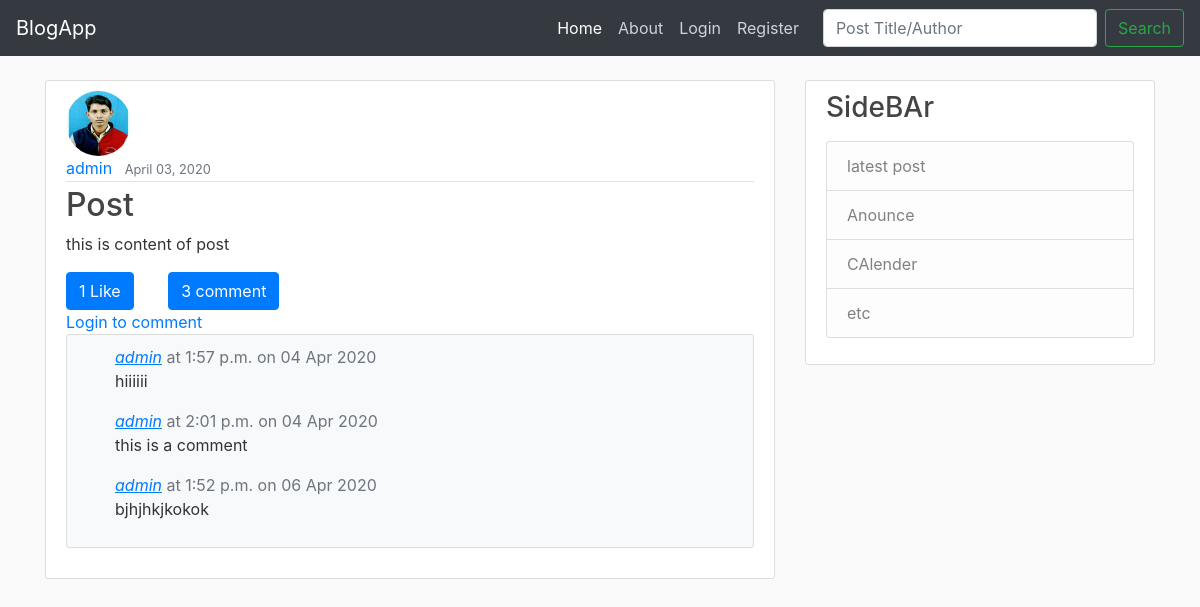
The page /post/13/ on the database its author committed.
### blogapp/models.py (models this page shows, shortened)
class Post(models.Model):
    title = models.CharField(max_length=100)
    content = models.TextField()
    date_posted = models.DateTimeField(default=timezone.now)
    author = models.ForeignKey(User, on_delete=models.CASCADE)

class Comment(models.Model):
    comment_by = models.ForeignKey(User, on_delete=models.CASCADE)
    for_post = models.ForeignKey(Post, on_delete=models.CASCADE, related_name='comments')
    date_cmt = models.DateTimeField(default=timezone.now)
    msg = models.CharField(max_length=160, null=True)

### users/models.py (models this page shows, shortened)
class Profile(models.Model):
    user = models.OneToOneField(User, on_delete=models.CASCADE)
    image = models.ImageField(default='default.jpg', upload_to='profile_pics')

### blogapp/views.py (the view)
# urls.py: path('post/<int:pk>/', PostDetail.as_view(), name='post-detail'),
class PostDetail(DetailView):
    model = Post

### blogapp/templates/blogapp/post_detail.html (shortened to what this page needs)
{% extends 'blogapp/base.html'%}
{% block content %}
    <article class="content-section">
        <img class="rounded-circle article-img" src="{{object.author.profile.image.url}}" alt="profile Pic">
        <div class="media-body">
            <div class="article-metadata">
                <a class="mr-2" href="{% url 'user-posts' object.author.username %}">{{object.author}} </a>
                <small class="text-muted">{{object.date_posted|date:"F d, Y"}}</small>
            </div>
        <h2 class="article-title">{{object.title}}</h2>
        <p class="article-content">{{object.content}}</p>
        <div id="lc{{post.id}}">
            <button id="like{{object.id}}" data-catid="{{object.id}}" class="btn btn-primary" type="button">
            <span id='like_count{{object.id}}'>{{object.likes.count}}</span> Like{{object.likes.count|pluralize}}
            </button>
            <a href="#" class="btn btn-primary" id="comnt">{{post.comments.count}} comment</a>
        </div>
        {% if user.is_authenticated %}
            <div class="form-group">
                <label class='text-muted'>Comment Here</label>
                <textarea class="form-control" id="new_com" placeholder="write your comment here!"></textarea>
                <button type="submit" class="btn btn-primary mt-2" id='new_com_sub'>Submit Comment</button>
            </div>
            {% else %}
                <a href="{% url 'login' %}?next={% url 'post-detail' object.id %}">Login to comment</a>
            {% endif %}
        {% if object.comments.all %}
                <div id='cmt_box' class='content-section bg-light pl-5 pr-5'>
            {% for coment in object.comments.all %}
                <a href=""><u><em>{{coment.comment_by.username}}</em></u></a>
                <span class="text-muted text-right">at {{coment.date_cmt|time:'P'}} on {{coment.date_cmt|date:'d M Y'}} </span>
                <p class="secondry">{{coment.msg}}</p>
            {% endfor %}
                </div>
            {% else %}
                <div class='border-box'>
                    <span class="text-muted">There are no comments now ! </span>
                </div>
        {% endif%}
        </div>
    </article>
{% endblock %}

### blogapp/static/blogapp/main.css (style rules this page uses)
body { background: #fafafa; color: #333333; margin-top: 5rem; }
h1, h2, h3, h4, h5, h6 { color: #444444; }
.content-section { background: #ffffff; padding: 10px 20px; border: 1px solid #dddddd; border-radius: 3px; margin-bottom: 20px; }
.article-title { color: #444444; }
.article-content { position:relative; white-space: pre-line; margin:10px -300 0 0; }
.article-img { height: 65px; width: 65px; margin-right: 16px; }
.article-metadata { padding-bottom: 1px; margin-bottom: 4px; border-bottom: 1px solid #e3e3e3 }

### blogapp/templates/blogapp/base.html (style rules this page uses)
#comnt { display:inline-block; margin-left:30px; }

### rows shown on the page
Post: author.profile.image (picture), author "admin", date_posted "April 03, 2020", title "Post", content "this is content of post", likes.count "1", comments.count "3"
Comment: comment_by.username "admin", date_cmt "1:57 p.m.", date_cmt "04 Apr 2020", msg "hiiiiii"
Comment: comment_by.username "admin", date_cmt "2:01 p.m.", date_cmt "04 Apr 2020", msg "this is a comment"
Comment: comment_by.username "admin", date_cmt "1:52 p.m.", date_cmt "06 Apr 2020", msg "bjhjhkjkokok"
